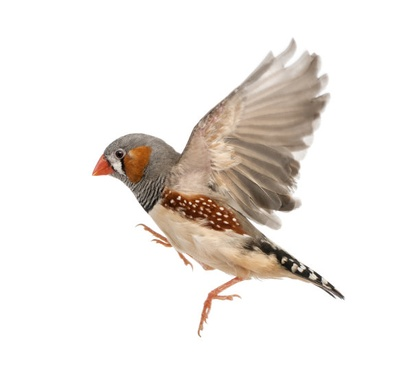
%> input picture code0/0.jpg, 420 x 371 px, shrunk from 612 x 540 before the run
$ octave --eval "feature_extraction;"   (GNU Octave 9; MATLAB toolbox functions it lacks are replaced by stand-ins)
%> lines starting %> are read from the running program, lines starting %| are printed output that depends on the picture; in (x1, y1, x2, y2) boxes, pixels count from 0 and x2, y2 are one past the last pixel; in counts of white or black regions, pixels touching at a corner belong together; the program's own positions count from 1
function feature_extraction()
    image=imread("0.jpg");
%> image is the input picture: size 371x420x3 uint8; mean R, G, B 238, 233.4, 229.4
    grayImage = rgb2gray(image);
    bwImage = imbinarize(grayImage);
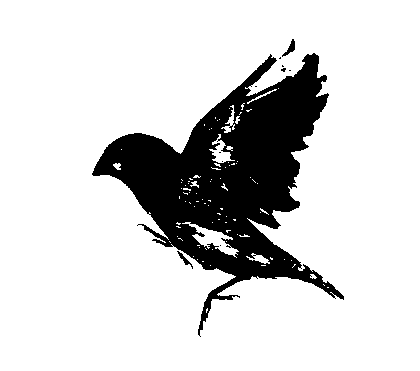
%> bwImage: size 371x420 logical; 83.1% white; 11 black regions (8 under 20 px), largest, box (x1, y1, x2, y2) and area: (92, 53, 344, 337) 26081, (282, 39, 295, 57) 85, (177, 251, 193, 269) 66
    SE=strel('square', 3);
    morphImage=imopen(bwImage, SE);
%> morphImage: size 371x420 logical; 82.6% white; 7 black regions (4 under 20 px), largest, box (x1, y1, x2, y2) and area: (92, 53, 344, 337) 26993, (282, 39, 295, 57) 85, (281, 65, 286, 72) 20
    morphImage=imclose(morphImage, SE);
%> morphImage: size 371x420 logical; 82.7% white; 4 black regions (1 under 20 px), largest, box (x1, y1, x2, y2) and area: (93, 54, 344, 330) 26862, (285, 41, 295, 55) 72, (198, 232, 204, 237) 21
    edge_I=canny_edge(image);
    figure
    subplot(121),imshow(morphImage);
    subplot(122),imshow(edge_I);
end
function canny2=canny_edge(image)
    img=rgb2gray(image);
    Img=double(img);
    sz=size(img);
%> sz = [371 420]
    %Gaussian卷积平滑滤波
    alf=3;
    n=7;
    n0=floor((n+1)/2);
    for i=1:n
        for j=1:n
           h(i,j)=exp(-((i-n0)^2+(j-n0)^2)/(2*alf))/(2*pi*alf);
        end
     end
    Img_n=uint8(conv2(Img,h,'same'));
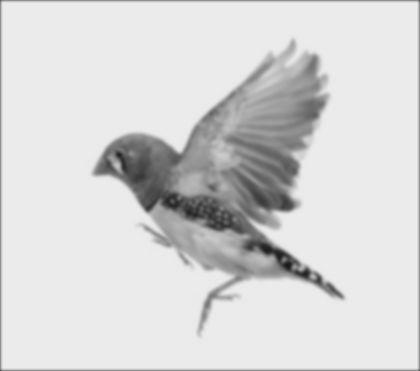
%> Img_n: size 371x420 uint8; min 24, max 235, mean 214.4
    M=zeros(sz(1),sz(2));
    theta=zeros(sz(1),sz(2));
    canny1=zeros(sz(1),sz(2));%非极大值抑制
    canny2=zeros(sz(1),sz(2));%双阈值检测和连接
    Img_n=double(Img_n);
%> Img_n: size 371x420 double
     for i=2:(sz(1)-2)
         for j=2:(sz(2)-2)
             %计算x 和 Y 方向的幅度和方向梯度
             Sx=Img_n(i-1,j-1)+2*Img_n(i,j-1)+Img_n(i+1,j-1)-Img_n(i-1,j+1)-2*Img_n(i,j+1)-Img_n(i+1,j+1);
             Sy=Img_n(i+1,j-1)+2*Img_n(i+1,j)+Img_n(i+1,j+1)-Img_n(i-1,j-1)-2*Img_n(i-1,j)-Img_n(i-1,j+1);
             M(i,j)=sqrt(Sx^2+Sy^2);
             theta(i,j)= atan(Sx/Sy);
             %分四个方向进行比较，非极大值抑制
             dirc=theta(i,j);
             if abs(dirc)<=pi/8
                if (M(i,j)>M(i-1,j-1))&&(M(i,j)>M(i+1,j+1))
                    canny1(i, j)=M(i, j);
                end
            elseif abs(dirc)>=3*pi/8
                if (M(i,j)>M(i-1,j-1))&&(M(i,j)>M(i+1,j+1))
                    canny1(i,j)=M(i,j);
                end
            elseif dirc>pi/8&&dirc<3*pi/8
                if (M(i,j)>M(i-1,j-1))&&(M(i,j)>M(i+1,j+1) )
                    canny1(i,j)=M(i,j);
                end
            elseif dirc>-3*pi/8&&dirc<-pi/8
                if (M(i,j)>M(i-1,j-1))&&(M(i,j)> M(i+1,j+1))
                    canny1(i,j) = M(i,j);
                end
             end
         end
     end
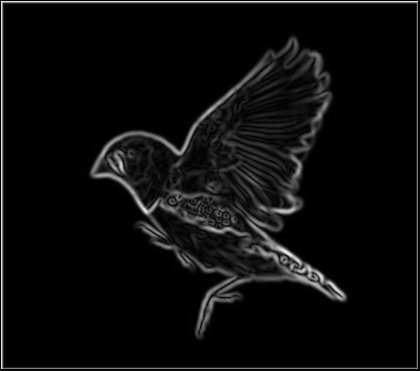
%> M: size 371x420 double; min 0, max 347.9, mean 16.8; drawn with min black and max white
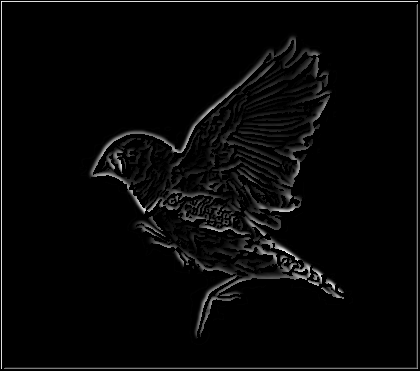
%> canny1: size 371x420 double; min 0, max 347.9, mean 10.2; drawn with min black and max white
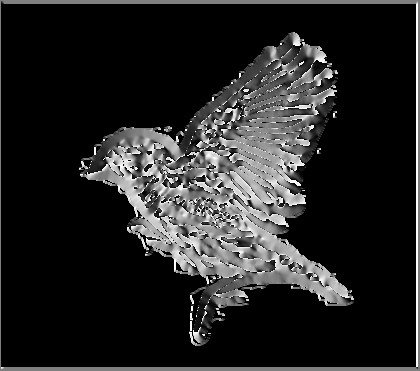
%> theta: size 371x420 double; 70.84% of the values are NaN or infinite; the others: min -1.57, max 1.57, mean -0.00863; drawn with min black, max white, NaN and infinite black
    %双阈值监测和边缘连接
    lowTh =0.2*max(max(canny1));%高阈值
%> lowTh = 69.58
    higtTh=0.4*max(max(canny1));%低阈值
%> higtTh = 139.2
    for i=2:sz(1)
        for j=2:sz(2)
            if canny1(i,j)>lowTh&&canny1(i,j)<higtTh
                canny2(i,j)=canny1(i,j);
            end
        end
    end
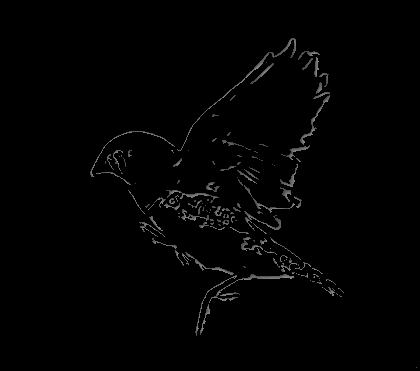
%> canny2: size 371x420 double; min 0, max 139.1, mean 2.5
end
%> in feature_extraction, `imshow(edge_I)`:
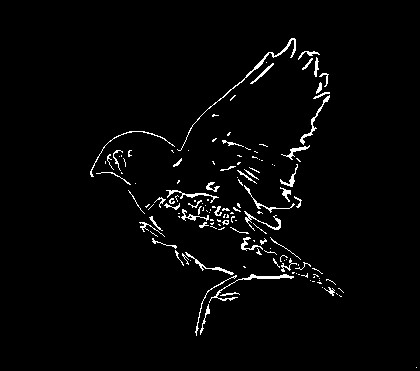
%> displayed picture: size 371x420, on the screen's scale of 0 to 255; 2.5% white in thin lines or dots, all inside (x1, y1, x2, y2) = (90, 38, 417, 368)
